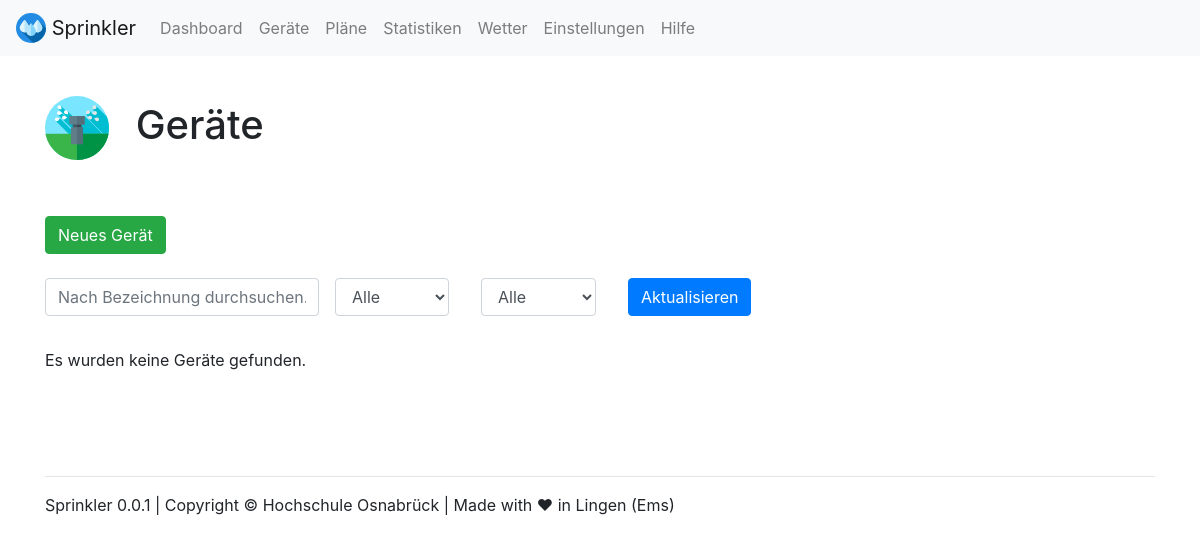
/devices/, run on an earlier commit of the app's database.
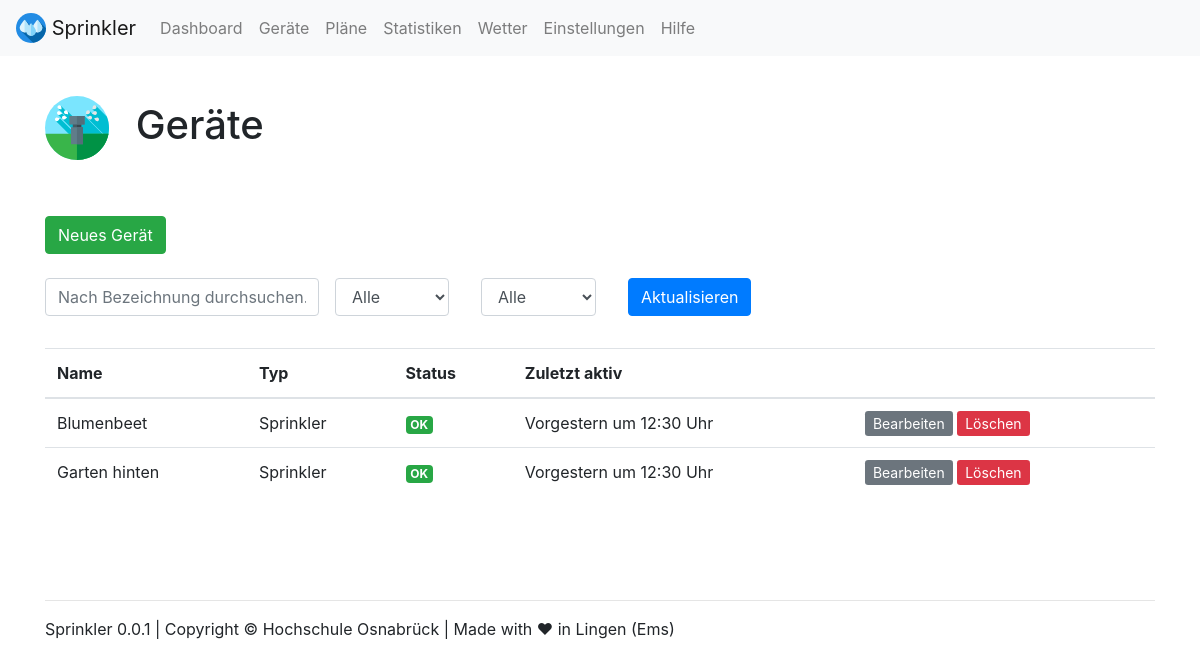
And on a later commit of the database.
### webapp/models.py (models this page shows)
class Device(models.Model):
    device_name = models.CharField(max_length=200)
    device_type = models.CharField(max_length=200)
    device_status = models.CharField(max_length=200)

### webapp/views.py (the view)
# urls.py: path('devices/', views.devices, name='devices'),
def devices(request):
    args = {}
    args['filter_name'] = request.GET.get('name', '')
    args['filter_device'] = request.GET.get('device', '')
    args['filter_status'] = request.GET.get('status', '')
    check = 0
    q = Device.objects
    if(args['filter_name']!=''):
        q = q.filter(device_name__contains=args['filter_name'])
        check = 1
    if(args['filter_device'] == 'Sprinkler' or args['filter_device'] == 'Sensor'):
        q = q.filter(device_type__contains=args['filter_device'])
        check = 1
    if(args['filter_status'] == 'OK' or args['filter_status'] == 'Warnung' or args['filter_status'] == 'Fehler'):
        q = q.filter(device_status__contains=args['filter_status'])
        check = 1
    if(check == 0):
        q = q.all()
    args['devices'] = q
    return TemplateResponse(request, "devices.html", args)

### webapp/templates/devices.html (shortened to what this page needs)
{% load static %}
{% include "views/top.html" %}
<br>
<h1><img src="{% static 'webapp/img/icons/sprinkler.svg' %}" width="64" class="mr-3"> Geräte</h1>
<br><br>
<a class="btn btn-success" href="#" role="button">Neues Gerät</a>
<br>
<br>
<form class="form-inline" method="GET" action="{% url 'devices' %}">
  <div class="form-group mb-2">
    <input value="{{ filter_name }}" name="name" type="text" class="form-control" placeholder="Nach Bezeichnung durchsuchen...">
  </div>
  <div class="form-group mx-sm-3 mb-2">
    <select name="device" id="inputState" class="form-control">
        <option {% if filter_device == 'Alle' %} selected {% endif %}>Alle</option>
    </select>
  </div>
  <div class="form-group mx-sm-3 mb-2">
    <select name="status" id="inputState" class="form-control">
        <option {% if filter_status == 'Alle' %} selected {% endif %}>Alle</option>
    </select>
  </div>
  <div class="form-group mx-sm-3 mb-2">
    <button type="submit" class="btn btn-primary">Aktualisieren</button>
  </div>
</form>
<br>
{% if devices %}
<table class="table table-hover">
  <thead>
    <tr>
      <th scope="col">Name</th>
      <th scope="col">Typ</th>
      <th scope="col">Status</th>
      <th scope="col">Zuletzt aktiv</th>
      <th scope="col"></th>
    </tr>
  </thead>
  <tbody>
    {% for device in devices %}
    <tr>
      <td scope="row">{{ device.device_name }}</td>
      <td>{{ device.device_type }}</td>
      <td><span class="badge badge-success">{{ device.device_status }}</span></td>
      <td>Vorgestern um 12:30 Uhr</td>
      <td>
        <a class="btn-sm btn-secondary" href="{% url 'device_edit' device.id %}" role="button">Bearbeiten</a>
        <a class="btn-sm btn-danger" href="#" role="button">Löschen</a>
      </td>
    </tr>
    {% endfor %}
  </tbody>
</table>
{% else %}
  <p>Es wurden keine Geräte gefunden.</p>
{% endif %}
{% include "views/footer.html" %}
{% include "views/bottom.html" %}

### webapp/templates/views/top.html (shortened to what this page needs)
{% load static %}
<!doctype html>
<html lang="de">
  <head>
    <link rel="stylesheet" href="https://stackpath.bootstrapcdn.com/bootstrap/4.5.2/css/bootstrap.min.css">
    <link rel="stylesheet" type="text/css" href="{% static 'webapp/css/style.css' %}">
  </head>
  <body>
    <nav class="navbar navbar-expand-lg navbar-light bg-light">
      <a class="navbar-brand" href="{% url 'index' %}">
        <img src="{% static 'webapp/img/icons/drops.svg' %}" width="30" height="30" class="d-inline-block align-top" alt="" loading="lazy">
        Sprinkler
      </a>
      <div class="collapse navbar-collapse" id="navbarNavAltMarkup">
        <div class="navbar-nav">
          <a class="nav-link" href="{% url 'dashboard' %}">Dashboard</a>
          <a class="nav-link" href="{% url 'devices' %}">Geräte</a>
          <a class="nav-link" href="{% url 'plans' %}">Pläne</a>
          <a class="nav-link" href="{% url 'statistics' %}">Statistiken</a>
          <a class="nav-link" href="{% url 'weather' %}">Wetter</a>
          <a class="nav-link" href="{% url 'settings' %}">Einstellungen</a>
          <a class="nav-link" href="{% url 'help' %}">Hilfe</a>
        </div>
      </div>
    </nav>
    <div class="container mt-3">

### webapp/templates/views/footer.html
{% load static %}
<br><br><br>
<hr>
Sprinkler 0.0.1 | Copyright © Hochschule Osnabrück | Made with ❤ in Lingen (Ems)

### webapp/templates/views/bottom.html (shortened to what this page needs)
{% load static %}
		</div>
  </body>
</html>

What changed in the data, as far as the page shows it:
added Device: device_name "Blumenbeet", device_type "Sprinkler", device_status "OK"
added Device: device_name "Garten hinten", device_type "Sprinkler", device_status "OK"
Also different on the page:
text no longer shown: "Es wurden keine Geräte gefunden."
text now shown: "Name Typ Status Zuletzt aktiv"
